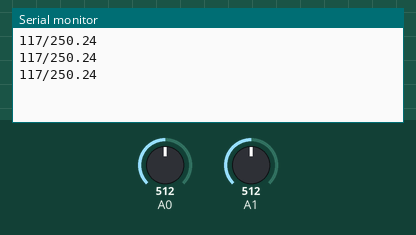
A sketch run on a simulated Arduino Uno, built with avr-gcc and run on an emulated ATmega328P. Shown: the last lines printed to the serial monitor. Inputs (shaded band) come from the test bench; at power-on: A0 = 512, A1 = 512.

Above: at 1.3 s.
1.4 s: A0 set to 532
At 1.8 s:
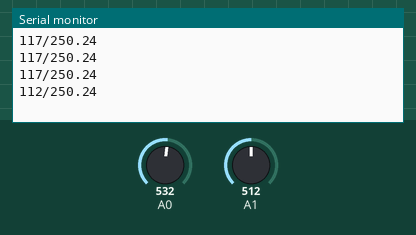
2.9 s: A1 set to 532
At 3.4 s:
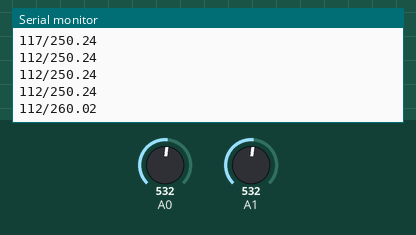
4.4 s: A0 set to 512
At 4.9 s:
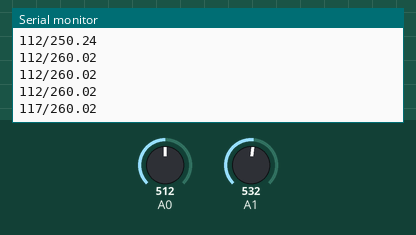
5.9 s: A1 set to 511
At 6.4 s:
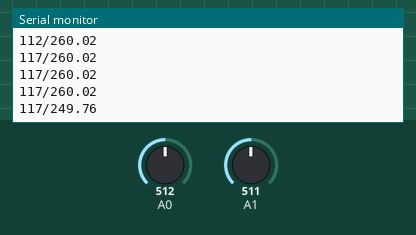
Timing chart, 0 to 8.4 s (numbered marks = the images above; inputs shaded):
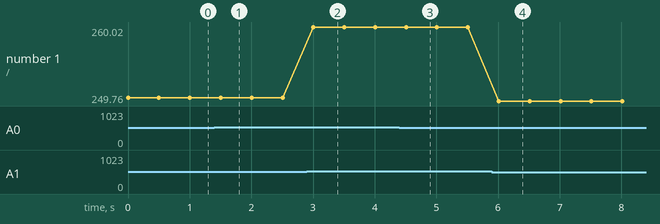

The sketch:

Leyva_Davis_op3.ino
```cpp
// la variable pulso contiene los datos brutos entrantes pudiendo variar entre 0-1024
float pulso;
int alto;
int BPM;
float sensor;
float temp;


// Determina qué señal “se contará como un latido” y qué señal ignorar.
int limite = 522;//original 550- Ver los picos en Ploter y reprogramar

void setup() {
Serial.begin(9600);
}
void loop() {

pulso = analogRead(A0);
sensor = analogRead(A1);

BPM = (60/(float(pulso)/1000));

temp =((sensor*5000.0)/1023)/10;

Serial.print(BPM);
Serial.print("/");
Serial.println(temp);

if(pulso > limite){
//Serial.println(alto);
}

delay(500);
}
```

Measured:
- after the input at 1.4 s, the serial monitor: prints a new line after 0.10 s (image 1)
- after the input at 2.9 s, the serial monitor: prints a new line after 0.11 s (image 2)
- after the input at 4.4 s, the serial monitor: prints a new line after 0.11 s (image 3)
- after the input at 5.9 s, the serial monitor: prints a new line after 0.11 s (image 4)
- plotted number 1: 250.24 → 260.02 after the input at 2.9 s, 260.02 → 249.76 after the input at 5.9 s
